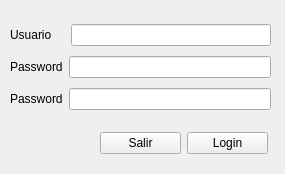
<?xml version="1.0" encoding="UTF-8"?>
<ui version="4.0">
 <class>Registro</class>
 <widget class="QDialog" name="Registro">
  <property name="geometry">
   <rect>
    <x>0</x>
    <y>0</y>
    <width>285</width>
    <height>174</height>
   </rect>
  </property>
  <property name="windowTitle">
   <string>Dialog</string>
  </property>
  <widget class="QWidget" name="layoutWidget">
   <property name="geometry">
    <rect>
     <x>10</x>
     <y>20</y>
     <width>261</width>
     <height>95</height>
    </rect>
   </property>
   <layout class="QVBoxLayout" name="verticalLayout">
    <item>
     <layout class="QHBoxLayout" name="horizontalLayout_2" stretch="1,4">
      <item>
       <widget class="QLabel" name="label">
        <property name="text">
         <string>Usuario    </string>
        </property>
       </widget>
      </item>
      <item>
       <widget class="QLineEdit" name="etUsuario"/>
      </item>
     </layout>
    </item>
    <item>
     <layout class="QHBoxLayout" name="horizontalLayout_3" stretch="1,4">
      <item>
       <widget class="QLabel" name="label_2">
        <property name="text">
         <string>Password</string>
        </property>
       </widget>
      </item>
      <item>
       <widget class="QLineEdit" name="etPasswd">
        <property name="echoMode">
         <enum>QLineEdit::Password</enum>
        </property>
       </widget>
      </item>
     </layout>
    </item>
    <item>
     <layout class="QHBoxLayout" name="horizontalLayout_4" stretch="1,4">
      <item>
       <widget class="QLabel" name="label_3">
        <property name="text">
         <string>Password</string>
        </property>
       </widget>
      </item>
      <item>
       <widget class="QLineEdit" name="etPasswd1">
        <property name="echoMode">
         <enum>QLineEdit::Password</enum>
        </property>
       </widget>
      </item>
     </layout>
    </item>
   </layout>
  </widget>
  <widget class="QWidget" name="layoutWidget">
   <property name="geometry">
    <rect>
     <x>100</x>
     <y>130</y>
     <width>168</width>
     <height>27</height>
    </rect>
   </property>
   <layout class="QHBoxLayout" name="horizontalLayout">
    <item>
     <widget class="QPushButton" name="btnSalir">
      <property name="text">
       <string>Salir</string>
      </property>
      <property name="icon">
       <iconset resource="imagenes/imagenes.qrc">
        <normaloff>:/cerrar.jpeg</normaloff>:/cerrar.jpeg</iconset>
      </property>
      <property name="autoDefault">
       <bool>false</bool>
      </property>
     </widget>
    </item>
    <item>
     <widget class="QPushButton" name="btnLogin">
      <property name="text">
       <string>Login</string>
      </property>
      <property name="icon">
       <iconset resource="imagenes/imagenes.qrc">
        <normaloff>:/enter.jpeg</normaloff>:/enter.jpeg</iconset>
      </property>
      <property name="autoDefault">
       <bool>false</bool>
      </property>
     </widget>
    </item>
   </layout>
  </widget>
 </widget>
 <resources>
  <include location="imagenes/imagenes.qrc"/>
 </resources>
 <connections/>
</ui>
